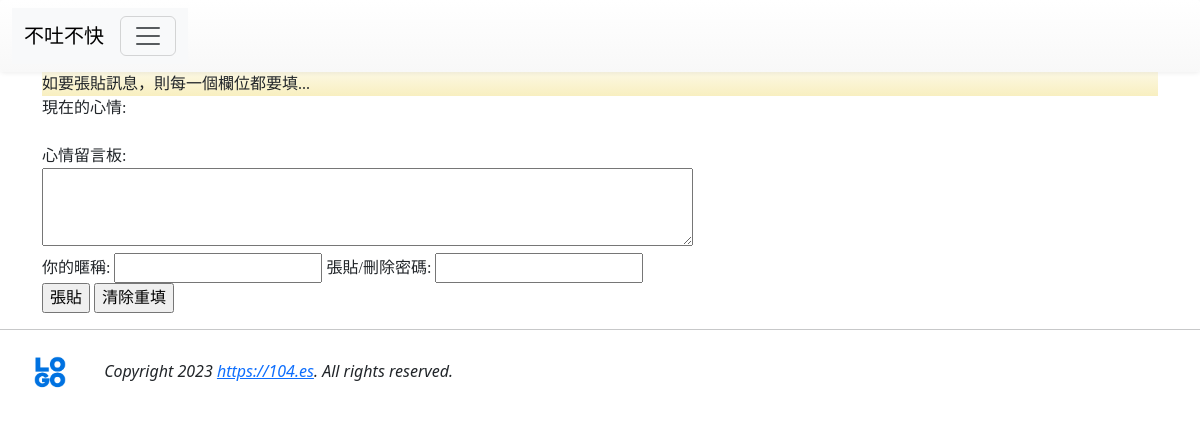
/post2/, run on an earlier commit of the app's database.
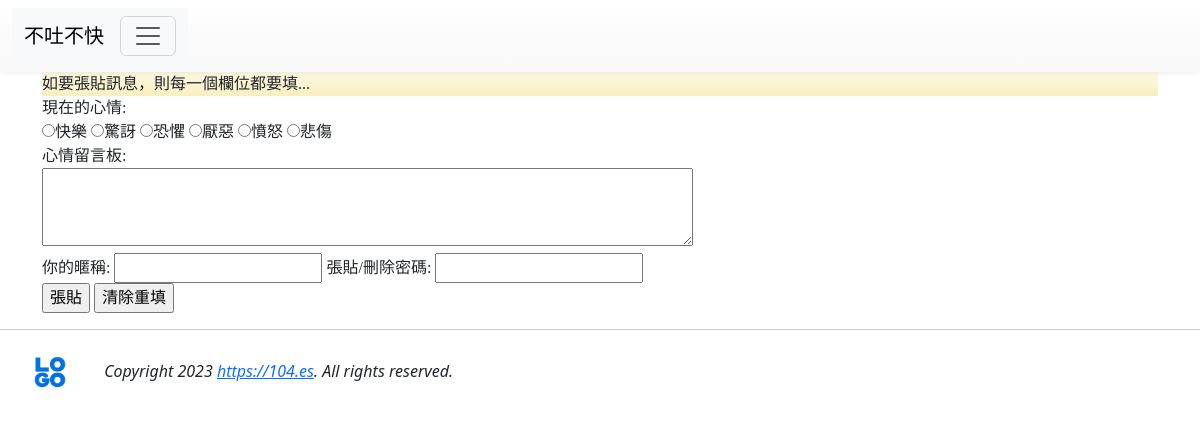
And on a later commit of the database.
### mysite/models.py (models this page shows, shortened)
class Mood(models.Model):
    status = models.CharField(max_length=10, null=False)

### mysite/views.py (the view, shortened to what this page needs)
# urls.py: path('post2/', posting2),
def posting2(request):
    moods = models.Mood.objects.all()
    message = '如要張貼訊息，則每一個欄位都要填...'
    return render(request, 'posting2.html', locals())

### mysite/templates/posting2.html (shortened to what this page needs)
{% extends 'base1.html' %}
{% block content %}
<div class='container'>
    {% if message %}
        <div class='aler alert-warning'>{{ message }}</div>
    {% endif %}
    <form name='my form' action='.' method='POST'>
        現在的心情:<br/>
        {% for m in moods %}
        <input type='radio' name='mood' value='{{ m.status }}'>{{ m.status }}
        {% endfor %}
        <br/>
        心情留言板:<br/>
        <textarea name='user_post' rows=3 cols=70></textarea><br/>
        <label for='user_id'>你的暱稱:</label>
        <input id='user_id' type='text' name='user_id'>
        <label for='user_pass'>張貼/刪除密碼:</label>
        <input id='user_pass' type='password' name='user_pass'><br/>
        <input type='submit' value='張貼'>
        <input type='reset' value='清除重填'>
    </form>
</div>
{%  endblock %}

What changed in the data, as far as the page shows it:
added Mood: status "快樂"
added Mood: status "驚訝"
added Mood: status "恐懼"
added Mood: status "厭惡"
added Mood: status "憤怒"
added Mood: status "悲傷"
